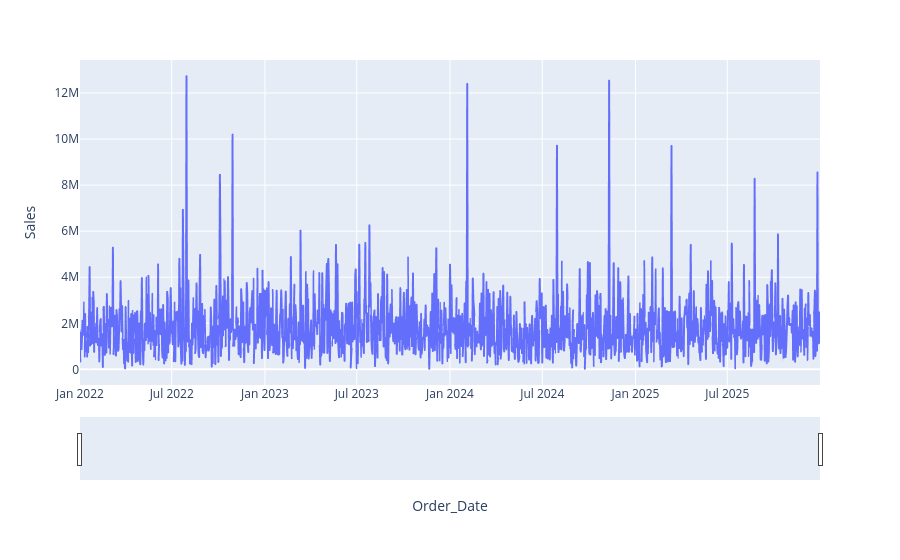

Here is the notebook cell this chart was saved with:
### Markdown cell above
**Code Cell 9
Range Slider**

### Code cell
fig = px.line(

    daily_sales,

    x="Order_Date",

    y="Sales"

)

fig.update_xaxes(

    rangeslider_visible=True

)

fig.show()

### Figure 1 — Plotly figure (JSON) as saved in the notebook; plotly's stock layout.template omitted (floating-point values rounded to 4 significant figures; data arrays with more than 128 entries replaced by an {"elided": "..."} marker saying what was removed)
{"data": [{"hovertemplate": "Order_Date=%{x}<br>Sales=%{y}<extra></extra>", "legendgroup": "", "line": {"color": "#636efa", "dash": "solid"}, "marker": {"symbol": "circle"}, "mode": "lines", "name": "", "showlegend": false, "type": "scattergl", "x": {"elided": "1461 str values"}, "xaxis": "x", "y": {"elided": "1461 float values"}, "yaxis": "y"}], "layout": {"legend": {"tracegroupgap": 0}, "margin": {"t": 60}, "xaxis": {"anchor": "y", "domain": [0, 1], "rangeslider": {"visible": true}, "title": {"text": "Order_Date"}}, "yaxis": {"anchor": "x", "domain": [0, 1], "title": {"text": "Sales"}}}}
